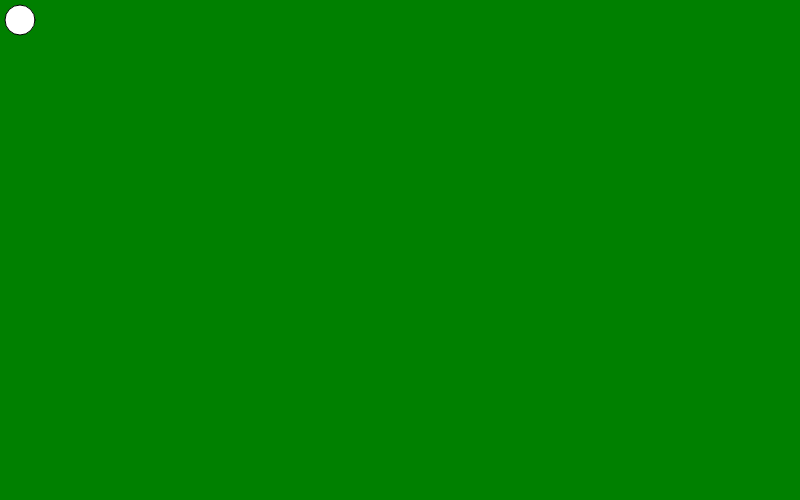
Frame 1 (no input)
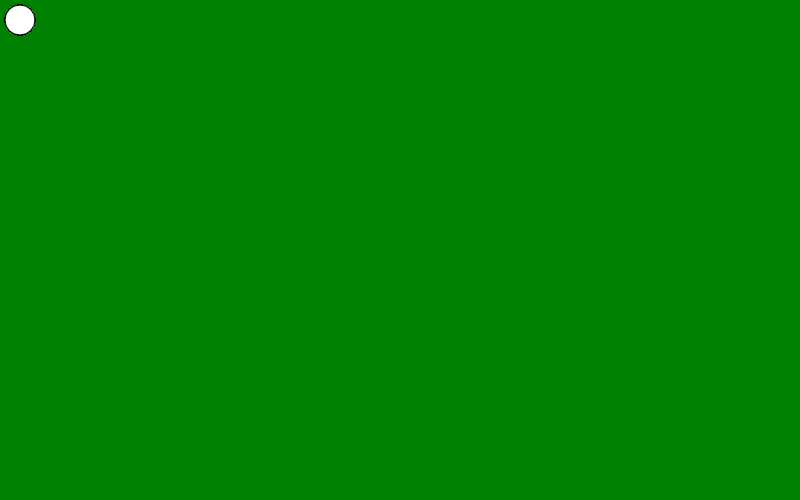
Frame 60 (no input)
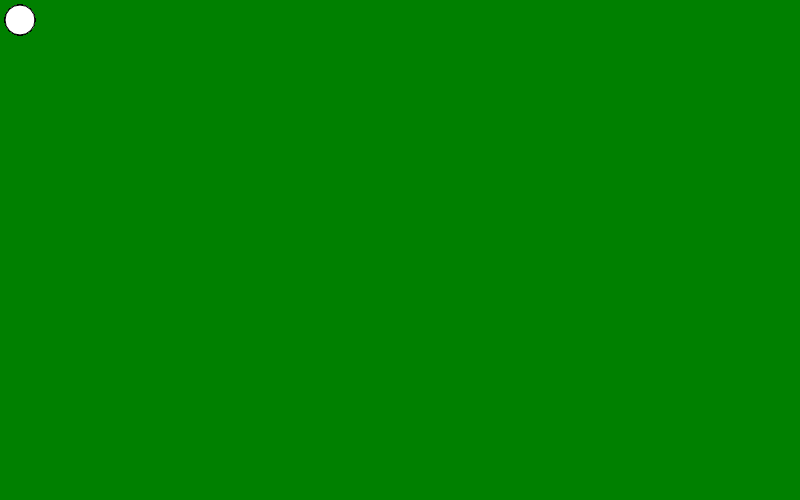
Frame 120 (the mouse pressed at the canvas centre since frame 60)

The p5.js sketch that drew these frames (run headless with seeded random() and noise() and a simulated clock; from frame 60 on, the mouse is pressed at the canvas centre):

// p5.js sketch
// ── sketch.js
function setup(){
  createCanvas(800,500);
  background('green')

}

function draw(){
  ellipse(20,20,30,30);
}
